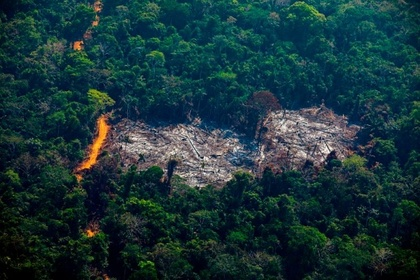
%> input picture Moncho_MATLAB/fire_forest.jpg, 420 x 280 px, shrunk from 790 x 526 before the run
$ octave P2_Principal.m   (GNU Octave 9; MATLAB toolbox functions it lacks are replaced by stand-ins)
%> lines starting %> are read from the running program, lines starting %| are printed output that depends on the picture; in (x1, y1, x2, y2) boxes, pixels count from 0 and x2, y2 are one past the last pixel; in counts of white or black regions, pixels touching at a corner belong together; the program's own positions count from 1
%> further down, im_RGB is the input picture: size 280x420x3 uint8; mean R, G, B 25.8, 52.9, 57.7
### Moncho_MATLAB/R1.m
function im_filtro = R1(im_rule_1)

[fil, col, ch] = size(im_rule_1);
%> fil = 280; col = 420; ch = 3

im_filtro = double(zeros(fil, col));

for x = 1:fil
    for y = 1:col
        if (im_rule_1(x, y, 2) > im_rule_1(x, y, 3))
            if (im_rule_1(x, y, 1) > im_rule_1(x, y, 2))
                im_filtro(x, y) = 1;
            end
        else
            im_filtro(x, y) = 0;
        end
    end
end
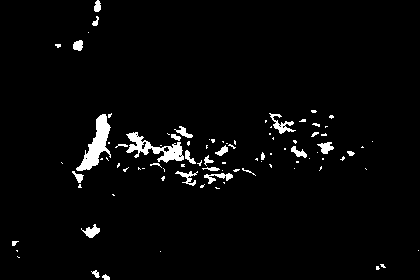
%> im_filtro: size 280x420 double; values 0 (black) and 1 (white), 3% white; 92 white regions (65 under 20 px), largest, box (x1, y1, x2, y2) and area: (76, 114, 111, 171) 798, (126, 132, 184, 163) 687, (269, 113, 296, 134) 191

 imshow(im_filtro)
end

### Moncho_MATLAB/R2.m
function im_filtro = R2(im_rule_2)

[fil, col, ch] = size(im_rule_2);

im_filtro = double(zeros(fil, col));

for x = 1:fil
    for y = 1:col
        if im_rule_2(x, y, 1) > 190 && im_rule_2(x, y, 2) > 100 && im_rule_2(x, y, 3) < 140
            im_filtro(x, y) = 1;
        else
            im_filtro(x, y) = 0;
        end
    end
end
%> im_filtro: size 280x420 double; values 0 (black) and 1 (white), 0.33% white; 7 white regions (5 under 20 px), largest, box (x1, y1, x2, y2) and area: (82, 118, 109, 169) 341, (75, 42, 80, 50) 26

imshow(im_filtro)
end

### Moncho_MATLAB/R3.m
function im_filtro = R3(im_rule_3)

[fil, col, ch] = size(im_rule_3);
im_YCbCr = rgb2ycbcr(im_rule_3);
%> im_YCbCr: size 280x420x3 uint8; mean of channels 1, 2, 3 55, 134.1, 115.8
im_filtro = double(zeros(fil, col));

for x = 1:fil
    for y = 1:col
        if im_YCbCr(x, y, 1) >= im_YCbCr(x, y, 2)
            im_filtro(x, y) = 1;
        else
            im_filtro(x, y) = 0;
        end
    end
end
%> im_filtro: size 280x420 double; values 0 (black) and 1 (white), 3.8% white; 236 white regions (217 under 20 px), largest, box (x1, y1, x2, y2) and area: (118, 125, 238, 182) 1668, (272, 114, 342, 136) 531, (78, 115, 110, 170) 459
imshow(im_filtro)
end

### Moncho_MATLAB/R4.m
function im_filtro = R4(im_rule_4)

[fil, col, ch] = size(im_rule_4);
im_YCbCr = rgb2ycbcr(im_rule_4);
im_filtro = double(zeros(fil, col));

for x = 1:fil
    for y = 1:col
        if im_YCbCr(x, y, 3) >= im_YCbCr(x, y, 2)
            im_filtro(x, y) = 1;
        else
            im_filtro(x, y) = 0;
        end
    end
end
%> im_filtro: size 280x420 double; values 0 (black) and 1 (white), 11.2% white; 143 white regions (101 under 20 px), largest, box (x1, y1, x2, y2) and area: (71, 112, 261, 194) 5649, (255, 111, 367, 173) 3118, (0, 217, 48, 280) 1366

imshow(im_filtro)
end

### Moncho_MATLAB/R5.m
function im_filtro = R5(im_rule_5)

[fil, col, ch] = size(im_rule_5);
im_YCbCr = rgb2ycbcr(im_rule_5);
im_filtro = double(zeros(fil, col));

im_Y = double(zeros(fil, col));
im_Cb = double(zeros(fil, col));
im_Cr = double(zeros(fil, col));

Ysuma = 0.;
Cbsuma = 0;
Crsuma = 0;
MN = fil*col;
%> MN = 117600

im_Y = double(im_YCbCr(:, :, 1));
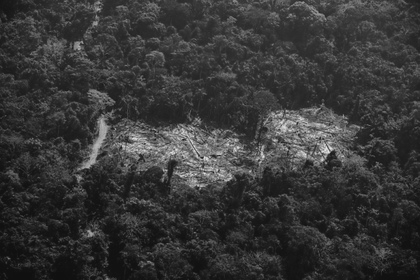
%> im_Y: size 280x420 double; min 16, max 231, mean 55
im_Cb = double(im_YCbCr(:, :, 2));
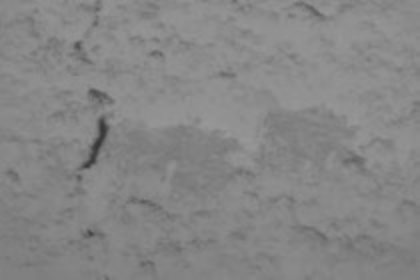
%> im_Cb: size 280x420 double; min 53, max 153, mean 134.1
im_Cr = double(im_YCbCr(:, :, 3));
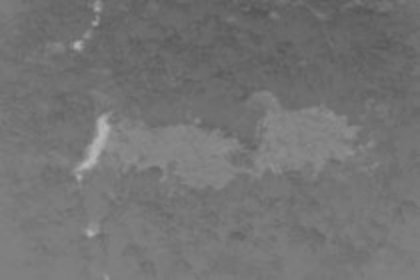
%> im_Cr: size 280x420 double; min 85, max 183, mean 115.8

% Promedios
for x = 1:fil
    for y = 1:col
        Ysuma  = im_Y(x, y)  + Ysuma;
        Cbsuma = im_Cb(x, y) + Cbsuma;
        Crsuma = im_Cr(x, y) + Crsuma;
    end
end
%> after the loop, Cbsuma = 15769052; Crsuma = 13612210; Ysuma = 6462232


Yprom  = (Ysuma/MN);
%> Yprom = 54.95
Cbprom = (Cbsuma/MN);
%> Cbprom = 134.1
Crprom = (Crsuma/MN);
%> Crprom = 115.8

Yprom = uint8(Yprom);
%> Yprom = 55
Cbprom = uint8(Cbprom);
%> Cbprom = 134
Crprom = uint8(Crprom);
%> Crprom = 116

% Salida
for x = 1:fil
    for y = 1:col
        if im_Y(x, y) >= Yprom  &&  im_Cb(x, y) <= Cbprom  &&  im_Cr(x, y) >= Crprom
            im_filtro(x, y) = 1;
        else
            im_filtro(x, y) = 0;
        end
    end
end
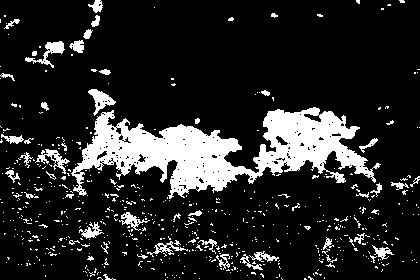
%> im_filtro: size 280x420 double; values 0 (black) and 1 (white), 15.2% white; 592 white regions (544 under 20 px), largest, box (x1, y1, x2, y2) and area: (71, 107, 381, 199) 12271, (25, 41, 65, 68) 315, (88, 89, 116, 116) 308

imshow(im_filtro)
end

### Moncho_MATLAB/R6.m
function im_filtro = R6(im_rule_6)

[fil, col, ch] = size(im_rule_6);
im_YCbCr = rgb2ycbcr(im_rule_6);
im_filtro = double(zeros(fil, col));
th = 70;

% Inicializacion del vector de la imagen filtrada
im_Y = double(zeros(fil, col));
im_Cb = double(zeros(fil, col));
im_Cr = double(zeros(fil, col));

im_Y = double(im_YCbCr(:, :, 1));
im_Cb = double(im_YCbCr(:, :, 2));
im_Cr = double(im_YCbCr(:, :, 3));

for x = 1:fil
    for y = 1:col
        if abs(im_Cb(x, y) - im_Cr(x, y)) >= th
            im_filtro(x, y) = 1;
        else
            im_filtro(x, y) = 0;
        end
    end
end
%> im_filtro: size 280x420 double; values 0 (black) and 1 (white), 0.36% white; 4 white regions (1 under 20 px), largest, box (x1, y1, x2, y2) and area: (82, 118, 108, 168) 383, (88, 231, 93, 236) 21, (75, 43, 80, 48) 20

imshow(im_filtro)
end

### Moncho_MATLAB/R7.m
function im_filtro = R7(im_rule_7)

[fil, col, ch] = size(im_rule_7);
im_YCbCr = rgb2ycbcr(im_rule_7);
im_filtro = double(zeros(fil, col));

for x = 1:fil
    for y = 1:col
        if im_YCbCr(x, y, 2) <= 120  &&  im_YCbCr(x, y, 3) >= 150
            im_filtro(x, y) = 1;
        else
            im_filtro(x, y) = 0;
        end
    end
end
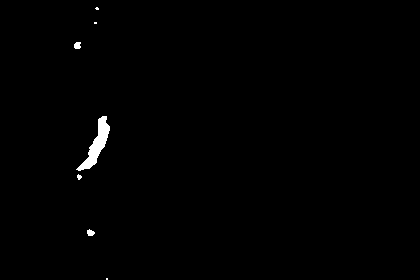
%> im_filtro: size 280x420 double; values 0 (black) and 1 (white), 0.63% white; 7 white regions (3 under 20 px), largest, box (x1, y1, x2, y2) and area: (76, 116, 110, 171) 617, (74, 42, 81, 49) 42, (87, 229, 95, 236) 40, (77, 174, 82, 180) 20

imshow(im_filtro)
end

### Moncho_MATLAB/P2_Principal.m
close all
clear all

% Imagen Original
im_RGB = imread("fire_forest.jpg");
figure('Name','Imagen Original');
imshow(im_RGB)

%Figuras de las reglas individuales
figure('Name','Imagen Regla 1');
Regla_1 = R1(im_RGB);
figure('Name','Imagen Regla 2');
Regla_2 = R2(im_RGB);
figure('Name','Imagen Regla 3');
Regla_3 = R3(im_RGB);
figure('Name','Imagen Regla 4');
Regla_4 = R4(im_RGB);
figure('Name','Imagen Regla 5');
Regla_5 = R5(im_RGB);
figure('Name','Imagen Regla 6');
Regla_6 = R6(im_RGB);
figure('Name','Imagen Regla 7');
Regla_7 = R7(im_RGB);


% Parte 2 y 3: Mostrar la imagen con los 7 filtros en blanco y negro y en verde el fuego
[fil, col, channel] = size(im_RGB);
%> fil = 280; col = 420; channel = 3
im_7_filtros = double(zeros(fil, col));

for x = 1:fil
    for y = 1:col
        if Regla_1(x, y) == 1 && Regla_2(x, y) == 1 && Regla_3(x, y) == 1 && Regla_4(x, y) == 1 && Regla_5(x, y) == 1 && Regla_6(x, y) == 1 && Regla_7(x, y) == 1
            im_RGB(x, y, 1) = 0;
            im_RGB(x, y, 2) = 255;
            im_RGB(x, y, 3) = 0;
            im_7_filtros(x,y) = 1;
        end
    end
end
%> im_7_filtros: size 280x420 double; values 0 (black) and 1 (white), 0.32% white; 4 white regions (2 under 20 px), largest, box (x1, y1, x2, y2) and area: (82, 118, 108, 168) 335, (75, 43, 80, 48) 20
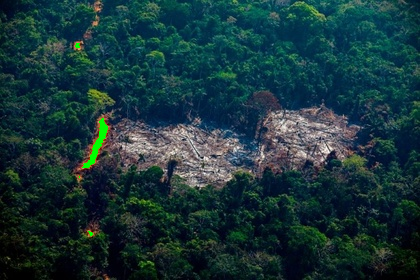
%> im_RGB: size 280x420x3 uint8; 0.32% of pixels changed, all inside (x1, y1, x2, y2) = (75, 43, 108, 236)
figure('Name','Imagen 7 Filtros (Parte 2)');
imshow(im_7_filtros)


figure('Name','Imagen Final(Parte 3)');
imshow(im_RGB)
